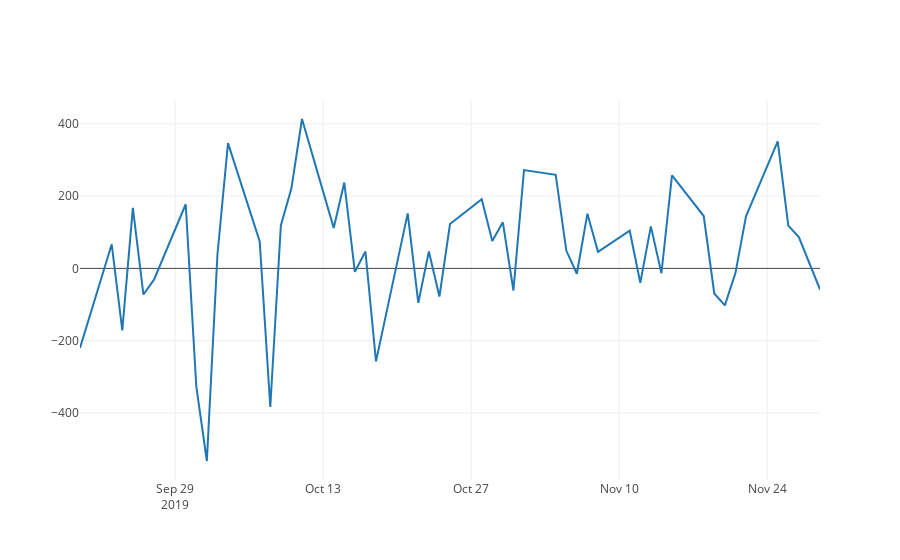

The notebook cell this image was saved under:
### Code cell
plotting.plot_ts(ts_test-preds)
